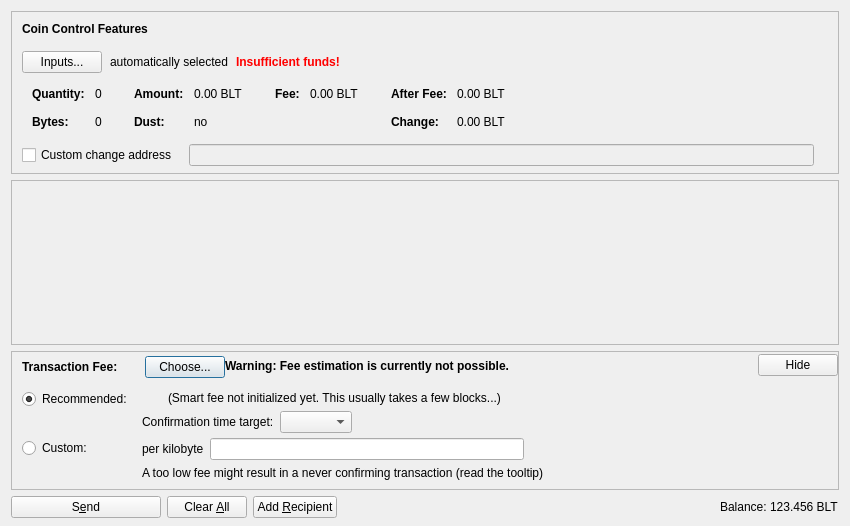
<?xml version="1.0" encoding="UTF-8"?>
<ui version="4.0">
 <class>SendCoinsDialog</class>
 <widget class="QDialog" name="SendCoinsDialog">
  <property name="geometry">
   <rect>
    <x>0</x>
    <y>0</y>
    <width>850</width>
    <height>526</height>
   </rect>
  </property>
  <property name="windowTitle">
   <string>Send Coins</string>
  </property>
  <layout class="QVBoxLayout" name="verticalLayout" stretch="0,1,0,0">
   <property name="bottomMargin">
    <number>8</number>
   </property>
   <item>
    <widget class="QFrame" name="frameCoinControl">
     <property name="sizePolicy">
      <sizepolicy hsizetype="Expanding" vsizetype="Expanding">
       <horstretch>0</horstretch>
       <verstretch>0</verstretch>
      </sizepolicy>
     </property>
     <property name="maximumSize">
      <size>
       <width>16777215</width>
       <height>16777215</height>
      </size>
     </property>
     <property name="frameShape">
      <enum>QFrame::StyledPanel</enum>
     </property>
     <property name="frameShadow">
      <enum>QFrame::Sunken</enum>
     </property>
     <layout class="QVBoxLayout" name="verticalLayoutCoinControl2">
      <property name="spacing">
       <number>0</number>
      </property>
      <property name="leftMargin">
       <number>0</number>
      </property>
      <property name="topMargin">
       <number>0</number>
      </property>
      <property name="rightMargin">
       <number>0</number>
      </property>
      <property name="bottomMargin">
       <number>6</number>
      </property>
      <item>
       <layout class="QVBoxLayout" name="verticalLayoutCoinControl" stretch="0,0,0,0,1">
        <property name="spacing">
         <number>0</number>
        </property>
        <property name="leftMargin">
         <number>10</number>
        </property>
        <property name="topMargin">
         <number>10</number>
        </property>
        <item>
         <layout class="QHBoxLayout" name="horizontalLayoutCoinControl1">
          <property name="bottomMargin">
           <number>15</number>
          </property>
          <item>
           <widget class="QLabel" name="labelCoinControlFeatures">
            <property name="sizePolicy">
             <sizepolicy hsizetype="Preferred" vsizetype="Maximum">
              <horstretch>0</horstretch>
              <verstretch>0</verstretch>
             </sizepolicy>
            </property>
            <property name="font">
             <font>
              <weight>75</weight>
              <bold>true</bold>
             </font>
            </property>
            <property name="styleSheet">
             <string notr="true">font-weight:bold;</string>
            </property>
            <property name="text">
             <string>Coin Control Features</string>
            </property>
           </widget>
          </item>
         </layout>
        </item>
        <item>
         <layout class="QHBoxLayout" name="horizontalLayoutCoinControl2" stretch="0,0,0,0">
          <property name="spacing">
           <number>8</number>
          </property>
          <property name="bottomMargin">
           <number>10</number>
          </property>
          <item>
           <widget class="QPushButton" name="pushButtonCoinControl">
            <property name="styleSheet">
             <string notr="true"/>
            </property>
            <property name="text">
             <string>Inputs...</string>
            </property>
            <property name="autoDefault">
             <bool>false</bool>
            </property>
           </widget>
          </item>
          <item>
           <widget class="QLabel" name="labelCoinControlAutomaticallySelected">
            <property name="text">
             <string>automatically selected</string>
            </property>
            <property name="margin">
             <number>5</number>
            </property>
           </widget>
          </item>
          <item>
           <widget class="QLabel" name="labelCoinControlInsuffFunds">
            <property name="font">
             <font>
              <weight>75</weight>
              <bold>true</bold>
             </font>
            </property>
            <property name="styleSheet">
             <string notr="true">color:red;font-weight:bold;</string>
            </property>
            <property name="text">
             <string>Insufficient funds!</string>
            </property>
            <property name="margin">
             <number>5</number>
            </property>
           </widget>
          </item>
          <item>
           <spacer name="horizontalSpacerCoinControl">
            <property name="orientation">
             <enum>Qt::Horizontal</enum>
            </property>
            <property name="sizeHint" stdset="0">
             <size>
              <width>40</width>
              <height>1</height>
             </size>
            </property>
           </spacer>
          </item>
         </layout>
        </item>
        <item>
         <widget class="QWidget" name="widgetCoinControl" native="true">
          <property name="sizePolicy">
           <sizepolicy hsizetype="Preferred" vsizetype="Preferred">
            <horstretch>0</horstretch>
            <verstretch>0</verstretch>
           </sizepolicy>
          </property>
          <property name="minimumSize">
           <size>
            <width>0</width>
            <height>0</height>
           </size>
          </property>
          <property name="styleSheet">
           <string notr="true"/>
          </property>
          <layout class="QHBoxLayout" name="horizontalLayoutCoinControl5">
           <property name="leftMargin">
            <number>0</number>
           </property>
           <property name="topMargin">
            <number>0</number>
           </property>
           <property name="rightMargin">
            <number>0</number>
           </property>
           <property name="bottomMargin">
            <number>0</number>
           </property>
           <item>
            <layout class="QHBoxLayout" name="horizontalLayoutCoinControl3" stretch="0,0,0,1">
             <property name="spacing">
              <number>20</number>
             </property>
             <property name="topMargin">
              <number>0</number>
             </property>
             <property name="bottomMargin">
              <number>10</number>
             </property>
             <item>
              <layout class="QFormLayout" name="formLayoutCoinControl1">
               <property name="horizontalSpacing">
                <number>10</number>
               </property>
               <property name="verticalSpacing">
                <number>14</number>
               </property>
               <property name="leftMargin">
                <number>10</number>
               </property>
               <property name="topMargin">
                <number>4</number>
               </property>
               <property name="rightMargin">
                <number>6</number>
               </property>
               <item row="0" column="0">
                <widget class="QLabel" name="labelCoinControlQuantityText">
                 <property name="font">
                  <font>
                   <weight>75</weight>
                   <bold>true</bold>
                  </font>
                 </property>
                 <property name="text">
                  <string>Quantity:</string>
                 </property>
                 <property name="margin">
                  <number>0</number>
                 </property>
                </widget>
               </item>
               <item row="0" column="1">
                <widget class="QLabel" name="labelCoinControlQuantity">
                 <property name="cursor">
                  <cursorShape>IBeamCursor</cursorShape>
                 </property>
                 <property name="contextMenuPolicy">
                  <enum>Qt::ActionsContextMenu</enum>
                 </property>
                 <property name="text">
                  <string notr="true">0</string>
                 </property>
                 <property name="margin">
                  <number>0</number>
                 </property>
                 <property name="textInteractionFlags">
                  <set>Qt::LinksAccessibleByMouse|Qt::TextSelectableByKeyboard|Qt::TextSelectableByMouse</set>
                 </property>
                </widget>
               </item>
               <item row="1" column="0">
                <widget class="QLabel" name="labelCoinControlBytesText">
                 <property name="font">
                  <font>
                   <weight>75</weight>
                   <bold>true</bold>
                  </font>
                 </property>
                 <property name="text">
                  <string>Bytes:</string>
                 </property>
                </widget>
               </item>
               <item row="1" column="1">
                <widget class="QLabel" name="labelCoinControlBytes">
                 <property name="cursor">
                  <cursorShape>IBeamCursor</cursorShape>
                 </property>
                 <property name="contextMenuPolicy">
                  <enum>Qt::ActionsContextMenu</enum>
                 </property>
                 <property name="text">
                  <string notr="true">0</string>
                 </property>
                 <property name="textInteractionFlags">
                  <set>Qt::LinksAccessibleByMouse|Qt::TextSelectableByKeyboard|Qt::TextSelectableByMouse</set>
                 </property>
                </widget>
               </item>
              </layout>
             </item>
             <item>
              <layout class="QFormLayout" name="formLayoutCoinControl2">
               <property name="horizontalSpacing">
                <number>10</number>
               </property>
               <property name="verticalSpacing">
                <number>14</number>
               </property>
               <property name="leftMargin">
                <number>6</number>
               </property>
               <property name="topMargin">
                <number>4</number>
               </property>
               <property name="rightMargin">
                <number>6</number>
               </property>
               <item row="0" column="0">
                <widget class="QLabel" name="labelCoinControlAmountText">
                 <property name="font">
                  <font>
                   <weight>75</weight>
                   <bold>true</bold>
                  </font>
                 </property>
                 <property name="text">
                  <string>Amount:</string>
                 </property>
                 <property name="margin">
                  <number>0</number>
                 </property>
                </widget>
               </item>
               <item row="0" column="1">
                <widget class="QLabel" name="labelCoinControlAmount">
                 <property name="cursor">
                  <cursorShape>IBeamCursor</cursorShape>
                 </property>
                 <property name="contextMenuPolicy">
                  <enum>Qt::ActionsContextMenu</enum>
                 </property>
                 <property name="text">
                  <string notr="true">0.00 BLT</string>
                 </property>
                 <property name="textInteractionFlags">
                  <set>Qt::LinksAccessibleByMouse|Qt::TextSelectableByKeyboard|Qt::TextSelectableByMouse</set>
                 </property>
                </widget>
               </item>
               <item row="1" column="0">
                <widget class="QLabel" name="labelCoinControlLowOutputText">
                 <property name="font">
                  <font>
                   <weight>75</weight>
                   <bold>true</bold>
                  </font>
                 </property>
                 <property name="text">
                  <string>Dust:</string>
                 </property>
                </widget>
               </item>
               <item row="1" column="1">
                <widget class="QLabel" name="labelCoinControlLowOutput">
                 <property name="cursor">
                  <cursorShape>IBeamCursor</cursorShape>
                 </property>
                 <property name="contextMenuPolicy">
                  <enum>Qt::ActionsContextMenu</enum>
                 </property>
                 <property name="text">
                  <string notr="true">no</string>
                 </property>
                 <property name="textInteractionFlags">
                  <set>Qt::LinksAccessibleByMouse|Qt::TextSelectableByKeyboard|Qt::TextSelectableByMouse</set>
                 </property>
                </widget>
               </item>
              </layout>
             </item>
             <item>
              <layout class="QFormLayout" name="formLayoutCoinControl3">
               <property name="horizontalSpacing">
                <number>10</number>
               </property>
               <property name="verticalSpacing">
                <number>14</number>
               </property>
               <property name="leftMargin">
                <number>6</number>
               </property>
               <property name="topMargin">
                <number>4</number>
               </property>
               <property name="rightMargin">
                <number>6</number>
               </property>
               <item row="0" column="0">
                <widget class="QLabel" name="labelCoinControlFeeText">
                 <property name="font">
                  <font>
                   <weight>75</weight>
                   <bold>true</bold>
                  </font>
                 </property>
                 <property name="text">
                  <string>Fee:</string>
                 </property>
                 <property name="margin">
                  <number>0</number>
                 </property>
                </widget>
               </item>
               <item row="0" column="1">
                <widget class="QLabel" name="labelCoinControlFee">
                 <property name="cursor">
                  <cursorShape>IBeamCursor</cursorShape>
                 </property>
                 <property name="contextMenuPolicy">
                  <enum>Qt::ActionsContextMenu</enum>
                 </property>
                 <property name="text">
                  <string notr="true">0.00 BLT</string>
                 </property>
                 <property name="textInteractionFlags">
                  <set>Qt::LinksAccessibleByMouse|Qt::TextSelectableByKeyboard|Qt::TextSelectableByMouse</set>
                 </property>
                </widget>
               </item>
              </layout>
             </item>
             <item>
              <layout class="QFormLayout" name="formLayoutCoinControl4">
               <property name="horizontalSpacing">
                <number>10</number>
               </property>
               <property name="verticalSpacing">
                <number>14</number>
               </property>
               <property name="leftMargin">
                <number>6</number>
               </property>
               <property name="topMargin">
                <number>4</number>
               </property>
               <property name="rightMargin">
                <number>6</number>
               </property>
               <item row="0" column="0">
                <widget class="QLabel" name="labelCoinControlAfterFeeText">
                 <property name="font">
                  <font>
                   <weight>75</weight>
                   <bold>true</bold>
                  </font>
                 </property>
                 <property name="text">
                  <string>After Fee:</string>
                 </property>
                 <property name="margin">
                  <number>0</number>
                 </property>
                </widget>
               </item>
               <item row="0" column="1">
                <widget class="QLabel" name="labelCoinControlAfterFee">
                 <property name="cursor">
                  <cursorShape>IBeamCursor</cursorShape>
                 </property>
                 <property name="contextMenuPolicy">
                  <enum>Qt::ActionsContextMenu</enum>
                 </property>
                 <property name="text">
                  <string notr="true">0.00 BLT</string>
                 </property>
                 <property name="textInteractionFlags">
                  <set>Qt::LinksAccessibleByMouse|Qt::TextSelectableByKeyboard|Qt::TextSelectableByMouse</set>
                 </property>
                </widget>
               </item>
               <item row="1" column="0">
                <widget class="QLabel" name="labelCoinControlChangeText">
                 <property name="font">
                  <font>
                   <weight>75</weight>
                   <bold>true</bold>
                  </font>
                 </property>
                 <property name="text">
                  <string>Change:</string>
                 </property>
                </widget>
               </item>
               <item row="1" column="1">
                <widget class="QLabel" name="labelCoinControlChange">
                 <property name="cursor">
                  <cursorShape>IBeamCursor</cursorShape>
                 </property>
                 <property name="contextMenuPolicy">
                  <enum>Qt::ActionsContextMenu</enum>
                 </property>
                 <property name="text">
                  <string notr="true">0.00 BLT</string>
                 </property>
                 <property name="textInteractionFlags">
                  <set>Qt::LinksAccessibleByMouse|Qt::TextSelectableByKeyboard|Qt::TextSelectableByMouse</set>
                 </property>
                </widget>
               </item>
              </layout>
             </item>
            </layout>
           </item>
          </layout>
         </widget>
        </item>
        <item>
         <layout class="QHBoxLayout" name="horizontalLayoutCoinControl4" stretch="0,0,0">
          <property name="spacing">
           <number>12</number>
          </property>
          <property name="sizeConstraint">
           <enum>QLayout::SetDefaultConstraint</enum>
          </property>
          <property name="topMargin">
           <number>5</number>
          </property>
          <property name="rightMargin">
           <number>5</number>
          </property>
          <item>
           <widget class="QCheckBox" name="checkBoxCoinControlChange">
            <property name="toolTip">
             <string>If this is activated, but the change address is empty or invalid, change will be sent to a newly generated address.</string>
            </property>
            <property name="text">
             <string>Custom change address</string>
            </property>
           </widget>
          </item>
          <item>
           <widget class="QValidatedLineEdit" name="lineEditCoinControlChange">
            <property name="enabled">
             <bool>false</bool>
            </property>
            <property name="sizePolicy">
             <sizepolicy hsizetype="Expanding" vsizetype="Fixed">
              <horstretch>0</horstretch>
              <verstretch>0</verstretch>
             </sizepolicy>
            </property>
           </widget>
          </item>
          <item>
           <widget class="QLabel" name="labelCoinControlChangeLabel">
            <property name="sizePolicy">
             <sizepolicy hsizetype="Preferred" vsizetype="Expanding">
              <horstretch>0</horstretch>
              <verstretch>0</verstretch>
             </sizepolicy>
            </property>
            <property name="minimumSize">
             <size>
              <width>0</width>
              <height>0</height>
             </size>
            </property>
            <property name="text">
             <string/>
            </property>
            <property name="margin">
             <number>3</number>
            </property>
           </widget>
          </item>
         </layout>
        </item>
        <item>
         <spacer name="verticalSpacerCoinControl">
          <property name="orientation">
           <enum>Qt::Vertical</enum>
          </property>
          <property name="sizeHint" stdset="0">
           <size>
            <width>800</width>
            <height>1</height>
           </size>
          </property>
         </spacer>
        </item>
       </layout>
      </item>
     </layout>
    </widget>
   </item>
   <item>
    <widget class="QScrollArea" name="scrollArea">
     <property name="widgetResizable">
      <bool>true</bool>
     </property>
     <widget class="QWidget" name="scrollAreaWidgetContents">
      <property name="geometry">
       <rect>
        <x>0</x>
        <y>0</y>
        <width>830</width>
        <height>104</height>
       </rect>
      </property>
      <layout class="QVBoxLayout" name="verticalLayout_2" stretch="0,1">
       <property name="leftMargin">
        <number>0</number>
       </property>
       <property name="topMargin">
        <number>0</number>
       </property>
       <property name="rightMargin">
        <number>0</number>
       </property>
       <property name="bottomMargin">
        <number>0</number>
       </property>
       <item>
        <layout class="QVBoxLayout" name="entries">
         <property name="spacing">
          <number>6</number>
         </property>
        </layout>
       </item>
       <item>
        <spacer name="verticalSpacer">
         <property name="orientation">
          <enum>Qt::Vertical</enum>
         </property>
         <property name="sizeHint" stdset="0">
          <size>
           <width>20</width>
           <height>40</height>
          </size>
         </property>
        </spacer>
       </item>
      </layout>
     </widget>
    </widget>
   </item>
   <item>
    <widget class="QFrame" name="frameFee">
     <property name="sizePolicy">
      <sizepolicy hsizetype="Expanding" vsizetype="Expanding">
       <horstretch>0</horstretch>
       <verstretch>0</verstretch>
      </sizepolicy>
     </property>
     <property name="maximumSize">
      <size>
       <width>16777215</width>
       <height>16777215</height>
      </size>
     </property>
     <property name="frameShape">
      <enum>QFrame::StyledPanel</enum>
     </property>
     <property name="frameShadow">
      <enum>QFrame::Sunken</enum>
     </property>
     <layout class="QVBoxLayout" name="verticalLayoutFee1">
      <property name="spacing">
       <number>0</number>
      </property>
      <property name="leftMargin">
       <number>0</number>
      </property>
      <property name="topMargin">
       <number>0</number>
      </property>
      <property name="rightMargin">
       <number>0</number>
      </property>
      <property name="bottomMargin">
       <number>0</number>
      </property>
      <item>
       <layout class="QVBoxLayout" name="verticalLayoutFee2" stretch="0,0,0">
        <property name="spacing">
         <number>0</number>
        </property>
        <property name="leftMargin">
         <number>10</number>
        </property>
        <property name="topMargin">
         <number>0</number>
        </property>
        <item>
         <layout class="QHBoxLayout" name="horizontalLayoutFee1">
          <property name="bottomMargin">
           <number>0</number>
          </property>
          <item>
           <layout class="QVBoxLayout" name="verticalLayoutFee7">
            <property name="spacing">
             <number>0</number>
            </property>
            <item>
             <spacer name="verticalSpacerSmartFee">
              <property name="orientation">
               <enum>Qt::Vertical</enum>
              </property>
              <property name="sizeType">
               <enum>QSizePolicy::Fixed</enum>
              </property>
              <property name="sizeHint" stdset="0">
               <size>
                <width>1</width>
                <height>4</height>
               </size>
              </property>
             </spacer>
            </item>
            <item>
             <layout class="QHBoxLayout" name="horizontalLayoutSmartFee">
              <property name="spacing">
               <number>10</number>
              </property>
              <item>
               <widget class="QLabel" name="labelFeeHeadline">
                <property name="sizePolicy">
                 <sizepolicy hsizetype="Preferred" vsizetype="Maximum">
                  <horstretch>0</horstretch>
                  <verstretch>0</verstretch>
                 </sizepolicy>
                </property>
                <property name="font">
                 <font>
                  <weight>75</weight>
                  <bold>true</bold>
                 </font>
                </property>
                <property name="styleSheet">
                 <string notr="true">font-weight:bold;</string>
                </property>
                <property name="text">
                 <string>Transaction Fee:</string>
                </property>
               </widget>
              </item>
              <item>
               <widget class="QLabel" name="labelFeeMinimized">
                <property name="text">
                 <string/>
                </property>
               </widget>
              </item>
              <item>
               <widget class="QPushButton" name="buttonChooseFee">
                <property name="text">
                 <string>Choose...</string>
                </property>
               </widget>
              </item>
             </layout>
            </item>
            <item>
             <spacer name="verticalSpacer_5">
              <property name="orientation">
               <enum>Qt::Vertical</enum>
              </property>
              <property name="sizeHint" stdset="0">
               <size>
                <width>1</width>
                <height>1</height>
               </size>
              </property>
             </spacer>
            </item>
           </layout>
          </item>
          <item>
           <widget class="QLabel" name="fallbackFeeWarningLabel">
            <property name="toolTip">
             <string>Using the fallbackfee can result in sending a transaction that will take several hours or days (or never) to confirm. Consider choosing your fee manually or wait until you have validated the complete chain.</string>
            </property>
            <property name="font">
            <font>
                <weight>75</weight>
                <bold>true</bold>
            </font>
            </property>
            <property name="text">
             <string>Warning: Fee estimation is currently not possible.</string>
            </property>
            <property name="wordWrap">
             <bool>false</bool>
            </property>
           </widget>
          </item>
          <item>
           <spacer name="horizontalSpacer_4">
            <property name="orientation">
             <enum>Qt::Horizontal</enum>
            </property>
            <property name="sizeType">
             <enum>QSizePolicy::MinimumExpanding</enum>
            </property>
            <property name="sizeHint" stdset="0">
             <size>
              <width>40</width>
              <height>20</height>
             </size>
            </property>
           </spacer>
          </item>
          <item>
           <widget class="QPushButton" name="buttonMinimizeFee">
            <property name="toolTip">
             <string>collapse fee-settings</string>
            </property>
            <property name="text">
             <string>Hide</string>
            </property>
           </widget>
          </item>
         </layout>
        </item>
        <item>
         <widget class="QFrame" name="frameFeeSelection">
          <layout class="QVBoxLayout" name="verticalLayoutFee12">
           <property name="spacing">
            <number>0</number>
           </property>
           <property name="leftMargin">
            <number>0</number>
           </property>
           <property name="topMargin">
            <number>0</number>
           </property>
           <property name="rightMargin">
            <number>0</number>
           </property>
           <property name="bottomMargin">
            <number>0</number>
           </property>
           <item>
            <layout class="QGridLayout" name="gridLayoutFee">
             <property name="topMargin">
              <number>10</number>
             </property>
             <property name="bottomMargin">
              <number>4</number>
             </property>
             <property name="horizontalSpacing">
              <number>10</number>
             </property>
             <property name="verticalSpacing">
              <number>4</number>
             </property>
             <item row="1" column="1">
              <layout class="QVBoxLayout" name="verticalLayoutFee8">
               <property name="spacing">
                <number>6</number>
               </property>
               <item>
                <layout class="QHBoxLayout" name="horizontalLayoutFee13">
                 <item>
                  <widget class="QLabel" name="labelCustomPerKilobyte">
                   <property name="toolTip">
                    <string>Specify a custom fee per kB (1,000 bytes) of the transaction's virtual size.

Note:  Since the fee is calculated on a per-byte basis, a fee of "100 satoshis per kB" for a transaction size of 500 bytes (half of 1 kB) would ultimately yield a fee of only 50 satoshis.</string>
                   </property>
                   <property name="text">
                    <string>per kilobyte</string>
                   </property>
                  </widget>
                 </item>
                 <item>
                  <widget class="BitcoinAmountField" name="customFee"/>
                 </item>
                 <item>
                  <spacer name="horizontalSpacer_6">
                   <property name="orientation">
                    <enum>Qt::Horizontal</enum>
                   </property>
                   <property name="sizeHint" stdset="0">
                    <size>
                     <width>1</width>
                     <height>1</height>
                    </size>
                   </property>
                  </spacer>
                 </item>
                </layout>
               </item>
               <item>
                <layout class="QHBoxLayout" name="horizontalLayoutFee8">
                 <item>
                  <widget class="QLabel" name="labelCustomFeeWarning">
                   <property name="enabled">
                    <bool>true</bool>
                   </property>
                   <property name="toolTip">
                    <string>When there is less transaction volume than space in the blocks, miners as well as relaying nodes may enforce a minimum fee. Paying only this minimum fee is just fine, but be aware that this can result in a never confirming transaction once there is more demand for mishcoin transactions than the network can process.</string>
                   </property>
                   <property name="text">
                    <string>A too low fee might result in a never confirming transaction (read the tooltip)</string>
                   </property>
                  </widget>
                 </item>
                 <item>
                  <spacer name="horizontalSpacer_2">
                   <property name="orientation">
                    <enum>Qt::Horizontal</enum>
                   </property>
                   <property name="sizeHint" stdset="0">
                    <size>
                     <width>1</width>
                     <height>1</height>
                    </size>
                   </property>
                  </spacer>
                 </item>
                </layout>
               </item>
              </layout>
             </item>
             <item row="0" column="0">
              <layout class="QVBoxLayout" name="verticalLayoutFee4" stretch="0,1">
               <item>
                <widget class="QRadioButton" name="radioSmartFee">
                 <property name="text">
                  <string>Recommended:</string>
                 </property>
                 <property name="checked">
                  <bool>true</bool>
                 </property>
                 <attribute name="buttonGroup">
                  <string notr="true">groupFee</string>
                 </attribute>
                </widget>
               </item>
               <item>
                <spacer name="verticalSpacer_2">
                 <property name="orientation">
                  <enum>Qt::Vertical</enum>
                 </property>
                 <property name="sizeHint" stdset="0">
                  <size>
                   <width>1</width>
                   <height>1</height>
                  </size>
                 </property>
                </spacer>
               </item>
              </layout>
             </item>
             <item row="1" column="0">
              <layout class="QVBoxLayout" name="verticalLayoutFee9" stretch="0,1">
               <item>
                <widget class="QRadioButton" name="radioCustomFee">
                 <property name="text">
                  <string>Custom:</string>
                 </property>
                 <attribute name="buttonGroup">
                  <string notr="true">groupFee</string>
                 </attribute>
                </widget>
               </item>
               <item>
                <spacer name="verticalSpacer_6">
                 <property name="orientation">
                  <enum>Qt::Vertical</enum>
                 </property>
                 <property name="sizeHint" stdset="0">
                  <size>
                   <width>1</width>
                   <height>1</height>
                  </size>
                 </property>
                </spacer>
               </item>
              </layout>
             </item>
             <item row="0" column="1">
              <layout class="QVBoxLayout" name="verticalLayoutFee3" stretch="0,0,1">
               <property name="spacing">
                <number>6</number>
               </property>
               <property name="topMargin">
                <number>2</number>
               </property>
               <item>
                <layout class="QHBoxLayout" name="horizontalLayoutFee12">
                 <item>
                  <widget class="QLabel" name="labelSmartFee">
                   <property name="text">
                    <string/>
                   </property>
                  </widget>
                 </item>
                 <item>
                  <widget class="QLabel" name="labelFeeEstimation">
                   <property name="text">
                    <string/>
                   </property>
                  </widget>
                 </item>
                 <item>
                  <widget class="QLabel" name="labelSmartFee2">
                   <property name="text">
                    <string>(Smart fee not initialized yet. This usually takes a few blocks...)</string>
                   </property>
                  </widget>
                 </item>
                 <item>
                  <spacer name="horizontalSpacer_5">
                   <property name="orientation">
                    <enum>Qt::Horizontal</enum>
                   </property>
                   <property name="sizeHint" stdset="0">
                    <size>
                     <width>1</width>
                     <height>1</height>
                    </size>
                   </property>
                  </spacer>
                 </item>
                </layout>
               </item>
               <item>
                <layout class="QHBoxLayout" name="horizontalLayoutFee9">
                 <item>
                  <layout class="QVBoxLayout" name="verticalLayoutFee6">
                   <item>
                    <widget class="QLabel" name="labelSmartFee3">
                     <property name="text">
                      <string>Confirmation time target:</string>
                     </property>
                    </widget>
                   </item>
                  </layout>
                 </item>
                 <item>
                  <layout class="QVBoxLayout" name="verticalLayoutFee5">
                   <property name="rightMargin">
                    <number>30</number>
                   </property>
                   <item>
                    <layout class="QHBoxLayout" name="horizontalLayoutConfTarget">
                     <property name="bottomMargin">
                      <number>0</number>
                     </property>
                     <item>
                      <widget class="QComboBox" name="confTargetSelector"/>
                     </item>
                     <item>
                      <spacer name="horizontalSpacerConfTarget">
                       <property name="orientation">
                        <enum>Qt::Horizontal</enum>
                       </property>
                       <property name="sizeHint" stdset="0">
                        <size>
                         <width>40</width>
                         <height>20</height>
                        </size>
                       </property>
                      </spacer>
                     </item>
                    </layout>
                   </item>
                  </layout>
                 </item>
                </layout>
               </item>
               <item>
                <spacer name="verticalSpacer_4">
                 <property name="orientation">
                  <enum>Qt::Vertical</enum>
                 </property>
                 <property name="sizeHint" stdset="0">
                  <size>
                   <width>1</width>
                   <height>1</height>
                  </size>
                 </property>
                </spacer>
               </item>
              </layout>
             </item>
            </layout>
           </item>
          </layout>
         </widget>
        </item>
        <item>
         <spacer name="verticalSpacerFee">
          <property name="orientation">
           <enum>Qt::Vertical</enum>
          </property>
          <property name="sizeHint" stdset="0">
           <size>
            <width>40</width>
            <height>5</height>
           </size>
          </property>
         </spacer>
        </item>
       </layout>
      </item>
     </layout>
    </widget>
   </item>
   <item>
    <layout class="QHBoxLayout" name="horizontalLayout">
     <item>
      <widget class="QPushButton" name="sendButton">
       <property name="minimumSize">
        <size>
         <width>150</width>
         <height>0</height>
        </size>
       </property>
       <property name="toolTip">
        <string>Confirm the send action</string>
       </property>
       <property name="text">
        <string>S&amp;end</string>
       </property>
       <property name="icon">
        <iconset resource="../bitcoin.qrc">
         <normaloff>:/icons/send</normaloff>:/icons/send</iconset>
       </property>
       <property name="autoDefault">
        <bool>false</bool>
       </property>
       <property name="default">
        <bool>false</bool>
       </property>
      </widget>
     </item>
     <item>
      <widget class="QPushButton" name="clearButton">
       <property name="sizePolicy">
        <sizepolicy hsizetype="Minimum" vsizetype="Fixed">
         <horstretch>0</horstretch>
         <verstretch>0</verstretch>
        </sizepolicy>
       </property>
       <property name="toolTip">
        <string>Clear all fields of the form.</string>
       </property>
       <property name="text">
        <string>Clear &amp;All</string>
       </property>
       <property name="icon">
        <iconset resource="../bitcoin.qrc">
         <normaloff>:/icons/remove</normaloff>:/icons/remove</iconset>
       </property>
       <property name="autoDefault">
        <bool>false</bool>
       </property>
      </widget>
     </item>
     <item>
      <widget class="QPushButton" name="addButton">
       <property name="toolTip">
        <string>Send to multiple recipients at once</string>
       </property>
       <property name="text">
        <string>Add &amp;Recipient</string>
       </property>
       <property name="icon">
        <iconset resource="../bitcoin.qrc">
         <normaloff>:/icons/add</normaloff>:/icons/add</iconset>
       </property>
       <property name="autoDefault">
        <bool>false</bool>
       </property>
      </widget>
     </item>
     <item>
      <spacer name="horizontalSpacer">
       <property name="orientation">
        <enum>Qt::Horizontal</enum>
       </property>
       <property name="sizeHint" stdset="0">
        <size>
         <width>40</width>
         <height>20</height>
        </size>
       </property>
      </spacer>
     </item>
     <item>
      <layout class="QHBoxLayout" name="horizontalLayout_2">
       <property name="spacing">
        <number>3</number>
       </property>
       <item>
        <widget class="QLabel" name="label">
         <property name="sizePolicy">
          <sizepolicy hsizetype="Preferred" vsizetype="Fixed">
           <horstretch>0</horstretch>
           <verstretch>0</verstretch>
          </sizepolicy>
         </property>
         <property name="text">
          <string>Balance:</string>
         </property>
        </widget>
       </item>
       <item>
        <widget class="QLabel" name="labelBalance">
         <property name="sizePolicy">
          <sizepolicy hsizetype="Preferred" vsizetype="Fixed">
           <horstretch>0</horstretch>
           <verstretch>0</verstretch>
          </sizepolicy>
         </property>
         <property name="cursor">
          <cursorShape>IBeamCursor</cursorShape>
         </property>
         <property name="text">
          <string notr="true">123.456 BLT</string>
         </property>
         <property name="textInteractionFlags">
          <set>Qt::LinksAccessibleByMouse|Qt::TextSelectableByKeyboard|Qt::TextSelectableByMouse</set>
         </property>
        </widget>
       </item>
      </layout>
     </item>
    </layout>
   </item>
  </layout>
 </widget>
 <customwidgets>
  <customwidget>
   <class>QValidatedLineEdit</class>
   <extends>QLineEdit</extends>
   <header>qt/qvalidatedlineedit.h</header>
  </customwidget>
  <customwidget>
   <class>BitcoinAmountField</class>
   <extends>QLineEdit</extends>
   <header>qt/bitcoinamountfield.h</header>
   <container>1</container>
  </customwidget>
 </customwidgets>
 <resources>
  <include location="../bitcoin.qrc"/>
 </resources>
 <connections/>
 <buttongroups>
  <buttongroup name="groupFee"/>
 </buttongroups>
</ui>
